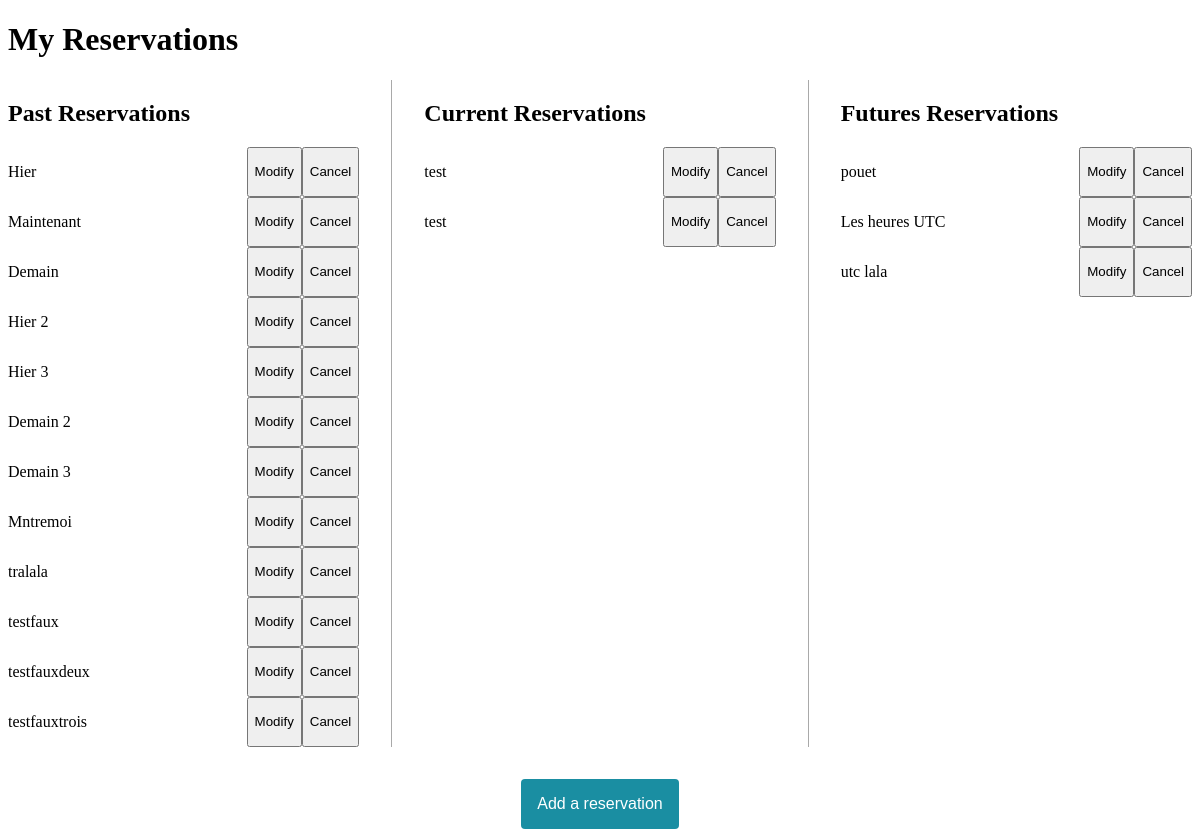
The app's page /ressources/reservations/ (signed in), older data.
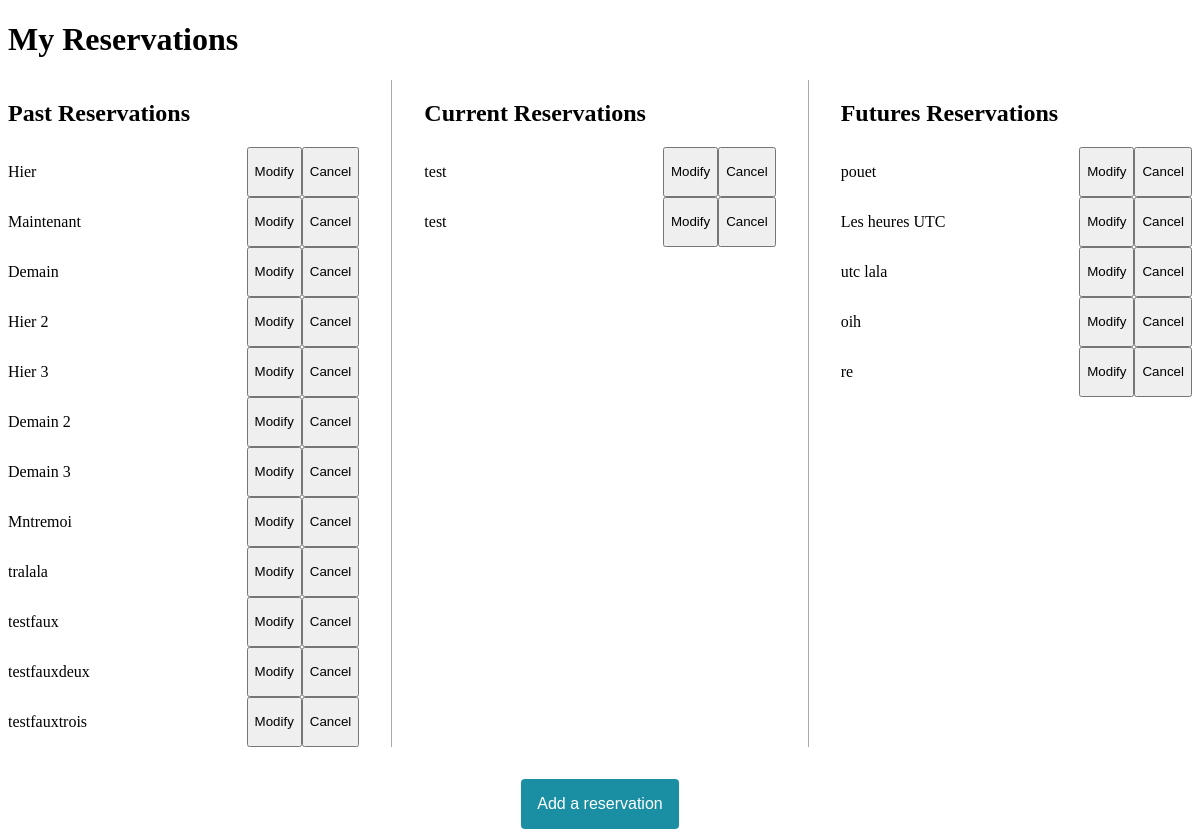
The same page, newer data.
### ressource/models.py (models this page shows, shortened)
class Reservation(models.Model):
    title = models.CharField(max_length=200, verbose_name=_("Title"))
    start_date = models.DateTimeField(verbose_name=_("Start date and time"))
    end_date = models.DateTimeField(verbose_name=_("End date and time"))
    ressource = models.ForeignKey("ressource.Ressource", verbose_name=_("Ressource"), null=True, on_delete=models.SET_NULL)
    profile = models.ForeignKey("user.Profile", verbose_name=_("User"), on_delete=models.CASCADE, null=True, blank=True)

### ressource/views.py (the view, shortened to what this page needs)
# urls.py: path("reservations/", ManageReservations.as_view(), name="reservations"),
class ManageReservations(LoginRequiredMixin, View):
    form_class = AddRessourceForm
    initial = {}
    template_name = "reservations/reservations.html"
    @staticmethod
    def get_profile(user):
        return cache.get_or_set(f"Profile*User[id={user.id}]", Profile.objects.get(user=user), 10000)
    def get(self, request, reservation_id=None):
        profile = self.get_profile(request.user)
        tz = profile.get_timezone()
        if not reservation_id:
            form = self.form_class(initial=self.initial)
            now = timezone.now()
            DEFAULT_TIMEOUT = 1800 #1800s == 30 minutes
            reservations_past = cache.get(f"ReservationPast*Profile[id={profile.id}]")
            if not reservations_past:
                reservations_past = Reservation.objects.filter(end_date__lte=now)
                if not request.user.is_superuser:
                    reservations_past = reservations_past.filter(profile=profile)
                cache.set(f"ReservationPast*Profile[id={profile.id}]", reservations_past, DEFAULT_TIMEOUT)
            reservations_present = cache.get(f"ReservationPresent*Profile[id={profile.id}]")
            if not reservations_present:
                reservations_present = Reservation.objects.filter(start_date__lte=now, end_date__gt=now)
                if not request.user.is_superuser:
                    reservations_present = reservations_present.filter(profile=profile)
                cache.set(f"ReservationPresent*Profile[id={profile.id}]", reservations_present, DEFAULT_TIMEOUT)
            reservations_future = cache.get(f"ReservationFuture*Profile[id={profile.id}]")
            if not reservations_future:
                reservations_future = Reservation.objects.filter(start_date__gte=now)
                if not request.user.is_superuser:
                    reservations_future = reservations_future.filter(profile=profile)
                cache.set(f"ReservationFuture*Profile[id={profile.id}]", reservations_future, DEFAULT_TIMEOUT)
            context = {
                "r_past": reservations_past,
                "r_present": reservations_present,
                "r_future": reservations_future,
                "form": form
            }
            return render(request, self.template_name, context)

### ressource/models.py (called while the page is built)
    def __str__(self):
        return self.localisation + " - " + self.name

### user/models.py (called while the page is built)
    def get_timezone(self):
        return pytz.timezone(self.tz_name)

    def get_timezone(self):
        return self.tz.get_timezone()

### ressource/templates/reservations/reservations.html (shortened to what this page needs)
{% extends "base.html" %}
{% load static %}
{% load i18n %}
{% block head %}
    {{ form.media.css }}
    <link rel="stylesheet" href={% static "ressource/css/reservations.css" %}>
{% endblock %}
{% block content %}
    <h1>{% trans "My Reservations" %}</h1>
    <div class="reservations-container">
        <div class="past-container">
            <h2>{% trans "Past Reservations" %}</h2>
            {% include "reservations/reservation.html" with reservations=r_past %}
        </div>
        <div class="present-container">
            <h2>{% trans "Current Reservations" %}</h2>
            {% include "reservations/reservation.html" with reservations=r_present %}
        </div>
        <div class="future-container">
            <h2>{% trans "Futures Reservations" %}</h2>
            {% include "reservations/reservation.html" with reservations=r_future %}
        </div>
    </div>
    <div class="new-reservation-container">
        <button id="id_add_reservation" onclick="addReservation()">{% trans "Add a reservation" %}</button>
    </div>
{% endblock %}

### templates/base.html (shortened to what this page needs)
<!DOCTYPE html>
<html lang="en">
<head>
    {% block head %}{% endblock %}
</head>
<body>
{% block content %}{% endblock %}
</body>
</html>

### ressource/templates/reservations/reservation.html
{% load i18n %}
<div class="reservation-container">
    {% for r in reservations %}
        <div id="resa_{{ r.id }}">
            <p>{{ r.title }}</p>
            <button onclick="openForm({{ r.id }})">{% trans "Modify" %}</button>
            <button onclick="cancelReservation({{ r.id }})">{% trans "Cancel" %}</button>
        </div>
    {% endfor %}
</div>

### ressource/static/ressource/css/reservations.css (style rules this page uses)
.reservations-container { margin-bottom: 2rem; display: flex; flex-direction: row; flex: 1; }
.reservations-container > div { flex: 1; }
.present-container { margin: 0 2rem; padding: 0 2rem; border-left: 1px solid darkgrey; border-right: 1px solid darkgrey; }
.reservation-container { display: flex; flex-direction: column; flex: 1; }
.reservation-container > div { display: flex; flex-direction: row; }
.reservation-container > div p { margin-right: auto; }
.new-reservation-container { display: flex; justify-content: center; }
#id_add_reservation { padding: 1rem; background-color: #1a8ea2; border: none; border-radius: 4px; color: white; font-size: 1rem; }

Row changes from the older to the newer data that the page shows:
added Reservation: title "oih"
added Reservation: title "re"
